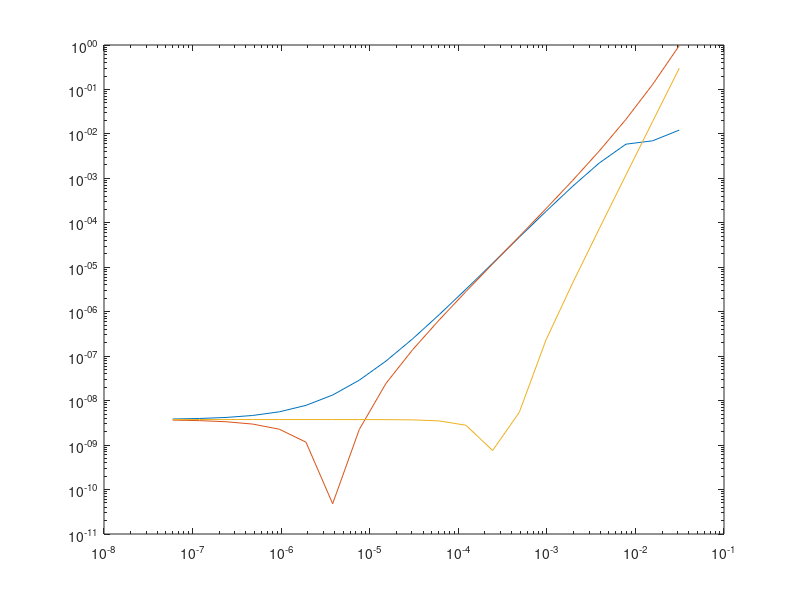

Source code (MATLAB):
f = @(x) sin(4.8 .* pi .*x);
fprime = @(x) 15.0796 .* cos(15.0796 .* x);
x = 0.2;
%b = 2.^(-14);
%bb = (f(x+b)-f(x))/b - fprime(x)
forward = 1:20;
backward = 1:20;
central = 1:20;
h = 1:20;
for k = 1:20
    h(k) = 2.^(-(k+4));
    forward(k) =  (abs( ((f(x+h(k))-f(x))./h(k)) - fprime(x) ))^2;
    backward(k) =   (abs( fprime(x) - ((f(x)-f(x-h(k)))./h(k)) ))^2;
    central(k) =  (abs( ((f(x+h(k))-f(x-h(k)))./(2.*h(k))) - fprime(x) ))^2;
end


loglog(h, forward, h, backward, h, central);